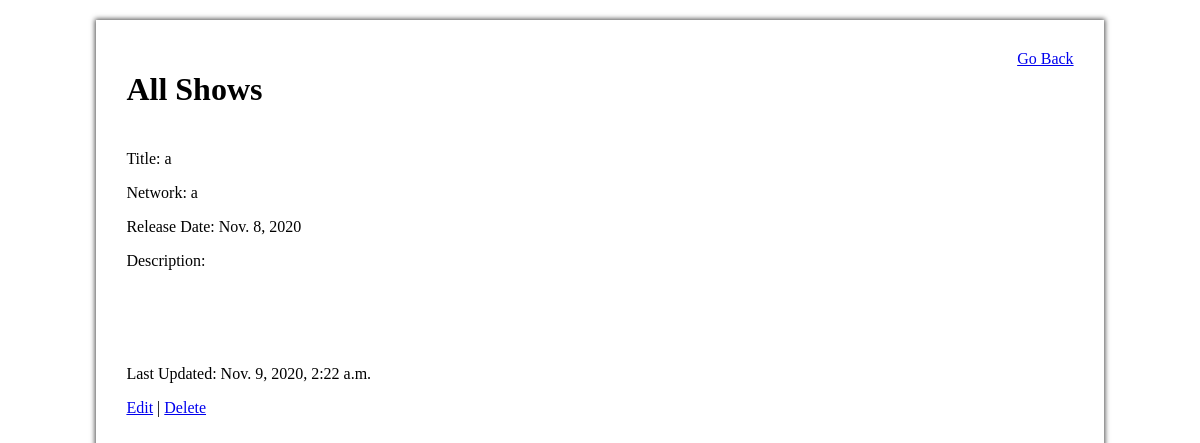
Page /shows/20 on the earlier database version.
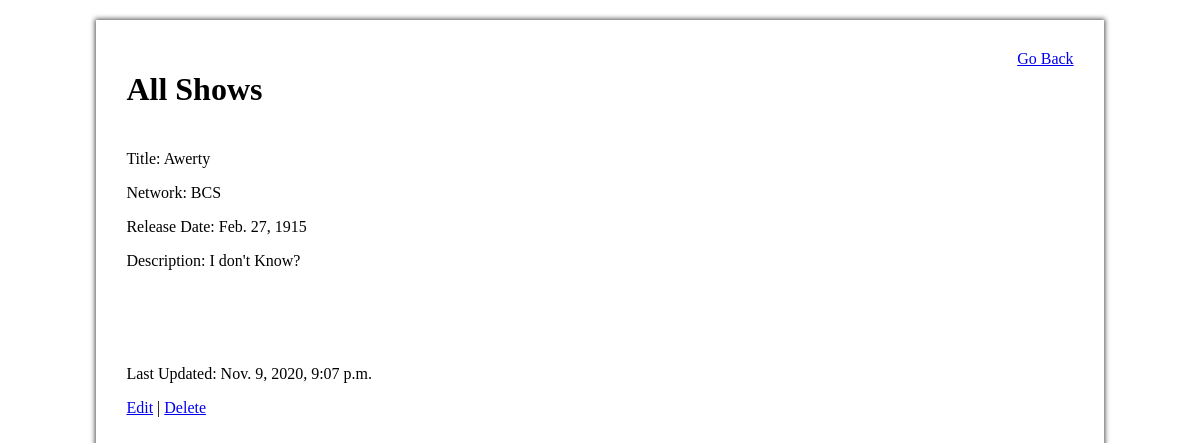
Same page on the later database version.
### tv_app/models.py (models this page shows)
class Show(models.Model):
    title = models.CharField(max_length=30)
    network = models.CharField(max_length=30)
    release = models.DateField(auto_now=False, auto_now_add=False, null=True)
    desc = models.TextField(null=True)
    create_at = models.DateTimeField(auto_now_add=True)
    update_at = models.DateTimeField(auto_now=True)
    objects = ShowManager()

### tv_app/views.py (the view)
# urls.py: path('shows/<int:num>', views.showShow),
def showShow(request, num):
    context = {
        'show': Show.objects.get(id=num)
    }
    return render(request, 'showShow.html', context)

### tv_app/templates/showShow.html (shortened to what this page needs)
<!DOCTYPE html>
<html lang="en">
<head>
    {% load static %}
    <link rel="stylesheet" type="text/css" href="{% static 'showShow.css' %}">
</head>
<body>
    <div id="Box">
        <div class="titleBox">
            <h1>All Shows</h1>
            <a href="/shows">Go Back</a>
        </div>
        <div class="content">
            <p>Title: {{ show.title }}</p>
            <p>Network: {{ show.network }}</p>
            <p>Release Date: {{ show.release }}</p>
            <p>Description: {{ show.desc }}</p>
        </div>
        <div class="update">
            <p>Last Updated: {{ show.update_at }}</p>
        </div>
        <div>
            <a href="/shows/{{ show.id }}/edit">Edit</a> | <a href="/shows/{{ show.id }}/delete">Delete</a>
        </div>
    </div>
</body>
</html>

### tv_app/static/showShow.css (style rules this page uses)
#Box { padding: 30px; box-shadow: 0px 0px 5px 1px rgb(78, 78, 78); width: 80%; margin: 20px auto; }
.titleBox { display: flex; justify-content: space-between; margin-bottom: 20px; }
.content { margin-bottom: 10%; }

Differences in the rows shown:
changed Show: title "a" → "Awerty"; network "a" → "BCS"; release "Nov. 8, 2020" → "Feb. 27, 1915"; desc (not shown) → "I don't Know?"; update_at "Nov. 9, 2020, 2:22 a.m." → "Nov. 9, 2020, 9:07 p.m."
